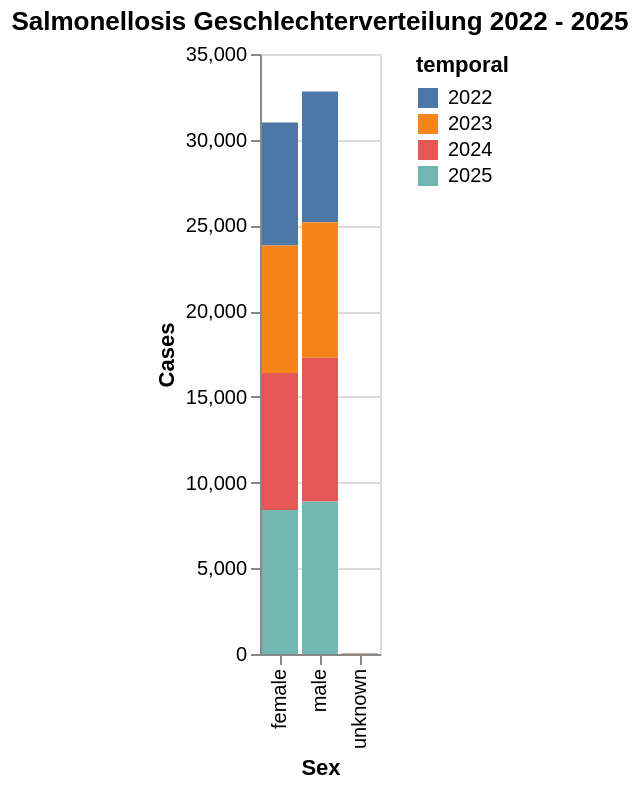

This figure's notebook cell:
### Code cell
bar_sex = alt.Chart(data_sex).mark_bar().encode(
    x=alt.X("sex", title="Sex"),
    y=alt.Y("value", title="Cases"),
    color=alt.Color("temporal")
).properties(
    title="Salmonellosis Geschlechterverteilung 2022 - 2025"
)

bar_sex

### Figure 1 — Vega-Lite specification as saved in the notebook (floating-point values rounded to 4 significant figures)
{"config": {"view": {"continuousWidth": 300, "continuousHeight": 300}}, "data": {"name": "data-91c60a5ed61e14148c4bf575cd7913ed"}, "mark": {"type": "bar"}, "encoding": {"color": {"field": "temporal", "type": "nominal"}, "x": {"field": "sex", "title": "Sex", "type": "nominal"}, "y": {"field": "value", "title": "Cases", "type": "quantitative"}}, "title": "Salmonellosis Geschlechterverteilung 2022 - 2025", "$schema": "https://vega.github.io/schema/vega-lite/v6.1.0.json", "datasets": {"data-91c60a5ed61e14148c4bf575cd7913ed": [{"valueCategory": "cases_10y_cumsum", "temporal": "2022", "temporal_type": "year", "georegion": "CHFL", "georegion_type": "CHFL", "agegroup": "all", "agegroup_type": "agegroup_food", "sex": "female", "type": "all", "value": 7169.0, "pop": null, "incValue": null, "valueYearCumSum": null, "valueMean3y": null, "trend": NaN, "prct": 48.4, "deltaValue": null, "deltaIncValue": null, "incValuePrctChange": null, "valueMean5y": null, "dataComplete": true}, {"valueCategory": "cases_10y_cumsum", "temporal": "2022", "temporal_type": "year", "georegion": "CHFL", "georegion_type": "CHFL", "agegroup": "all", "agegroup_type": "agegroup_food", "sex": "male", "type": "all", "value": 7628.0, "pop": null, "incValue": null, "valueYearCumSum": null, "valueMean3y": null, "trend": NaN, "prct": 51.5, "deltaValue": null, "deltaIncValue": null, "incValuePrctChange": null, "valueMean5y": null, "dataComplete": true}, {"valueCategory": "cases_10y_cumsum", "temporal": "2022", "temporal_type": "year", "georegion": "CHFL", "georegion_type": "CHFL", "agegroup": "all", "agegroup_type": "agegroup_food", "sex": "unknown", "type": "all", "value": 15.0, "pop": null, "incValue": null, "valueYearCumSum": null, "valueMean3y": null, "trend": NaN, "prct": 0.1, "deltaValue": null, "deltaIncValue": null, "incValuePrctChange": null, "valueMean5y": null, "dataComplete": true}, {"valueCategory": "cases_10y_cumsum", "temporal": "2023", "temporal_type": "year", "georegion": "CHFL", "georegion_type": "CHFL", "agegroup": "all", "agegroup_type": "agegroup_food", "sex": "female", "type": "all", "value": 7444.0, "pop": null, "incValue": null, "valueYearCumSum": null, "valueMean3y": null, "trend": NaN, "prct": 48.5, "deltaValue": null, "deltaIncValue": null, "incValuePrctChange": null, "valueMean5y": null, "dataComplete": true}, {"valueCategory": "cases_10y_cumsum", "temporal": "2023", "temporal_type": "year", "georegion": "CHFL", "georegion_type": "CHFL", "agegroup": "all", "agegroup_type": "agegroup_food", "sex": "male", "type": "all", "value": 7906.0, "pop": null, "incValue": null, "valueYearCumSum": null, "valueMean3y": null, "trend": NaN, "prct": 51.5, "deltaValue": null, "deltaIncValue": null, "incValuePrctChange": null, "valueMean5y": null, "dataComplete": true}, {"valueCategory": "cases_10y_cumsum", "temporal": "2023", "temporal_type": "year", "georegion": "CHFL", "georegion_type": "CHFL", "agegroup": "all", "agegroup_type": "agegroup_food", "sex": "unknown", "type": "all", "value": 14.0, "pop": null, "incValue": null, "valueYearCumSum": null, "valueMean3y": null, "trend": NaN, "prct": 0.1, "deltaValue": null, "deltaIncValue": null, "incValuePrctChange": null, "valueMean5y": null, "dataComplete": true}, {"valueCategory": "cases_10y_cumsum", "temporal": "2024", "temporal_type": "year", "georegion": "CHFL", "georegion_type": "CHFL", "agegroup": "all", "agegroup_type": "agegroup_food", "sex": "female", "type": "all", "value": 7985.0, "pop": null, "incValue": null, "valueYearCumSum": null, "valueMean3y": null, "trend": NaN, "prct": 48.7, "deltaValue": null, "deltaIncValue": null, "incValuePrctChange": null, "valueMean5y": null, "dataComplete": true}, {"valueCategory": "cases_10y_cumsum", "temporal": "2024", "temporal_type": "year", "georegion": "CHFL", "georegion_type": "CHFL", "agegroup": "all", "agegroup_type": "agegroup_food", "sex": "male", "type": "all", "value": 8385.0, "pop": null, "incValue": null, "valueYearCumSum": null, "valueMean3y": null, "trend": NaN, "prct": 51.2, "deltaValue": null, "deltaIncValue": null, "incValuePrctChange": null, "valueMean5y": null, "dataComplete": true}, {"valueCategory": "cases_10y_cumsum", "temporal": "2024", "temporal_type": "year", "georegion": "CHFL", "georegion_type": "CHFL", "agegroup": "all", "agegroup_type": "agegroup_food", "sex": "unknown", "type": "all", "value": 17.0, "pop": null, "incValue": null, "valueYearCumSum": null, "valueMean3y": null, "trend": NaN, "prct": 0.1, "deltaValue": null, "deltaIncValue": null, "incValuePrctChange": null, "valueMean5y": null, "dataComplete": true}, {"valueCategory": "cases_10y_cumsum", "temporal": "2025", "temporal_type": "year", "georegion": "CHFL", "georegion_type": "CHFL", "agegroup": "all", "agegroup_type": "agegroup_food", "sex": "female", "type": "all", "value": 8402.0, "pop": null, "incValue": null, "valueYearCumSum": null, "valueMean3y": null, "trend": NaN, "prct": 48.5, "deltaValue": null, "deltaIncValue": null, "incValuePrctChange": null, "valueMean5y": null, "dataComplete": true}, {"valueCategory": "cases_10y_cumsum", "temporal": "2025", "temporal_type": "year", "georegion": "CHFL", "georegion_type": "CHFL", "agegroup": "all", "agegroup_type": "agegroup_food", "sex": "male", "type": "all", "value": 8899.0, "pop": null, "incValue": null, "valueYearCumSum": null, "valueMean3y": null, "trend": NaN, "prct": 51.4, "deltaValue": null, "deltaIncValue": null, "incValuePrctChange": null, "valueMean5y": null, "dataComplete": true}, {"valueCategory": "cases_10y_cumsum", "temporal": "2025", "temporal_type": "year", "georegion": "CHFL", "georegion_type": "CHFL", "agegroup": "all", "agegroup_type": "agegroup_food", "sex": "unknown", "type": "all", "value": 19.0, "pop": null, "incValue": null, "valueYearCumSum": null, "valueMean3y": null, "trend": NaN, "prct": 0.1, "deltaValue": null, "deltaIncValue": null, "incValuePrctChange": null, "valueMean5y": null, "dataComplete": true}]}}
